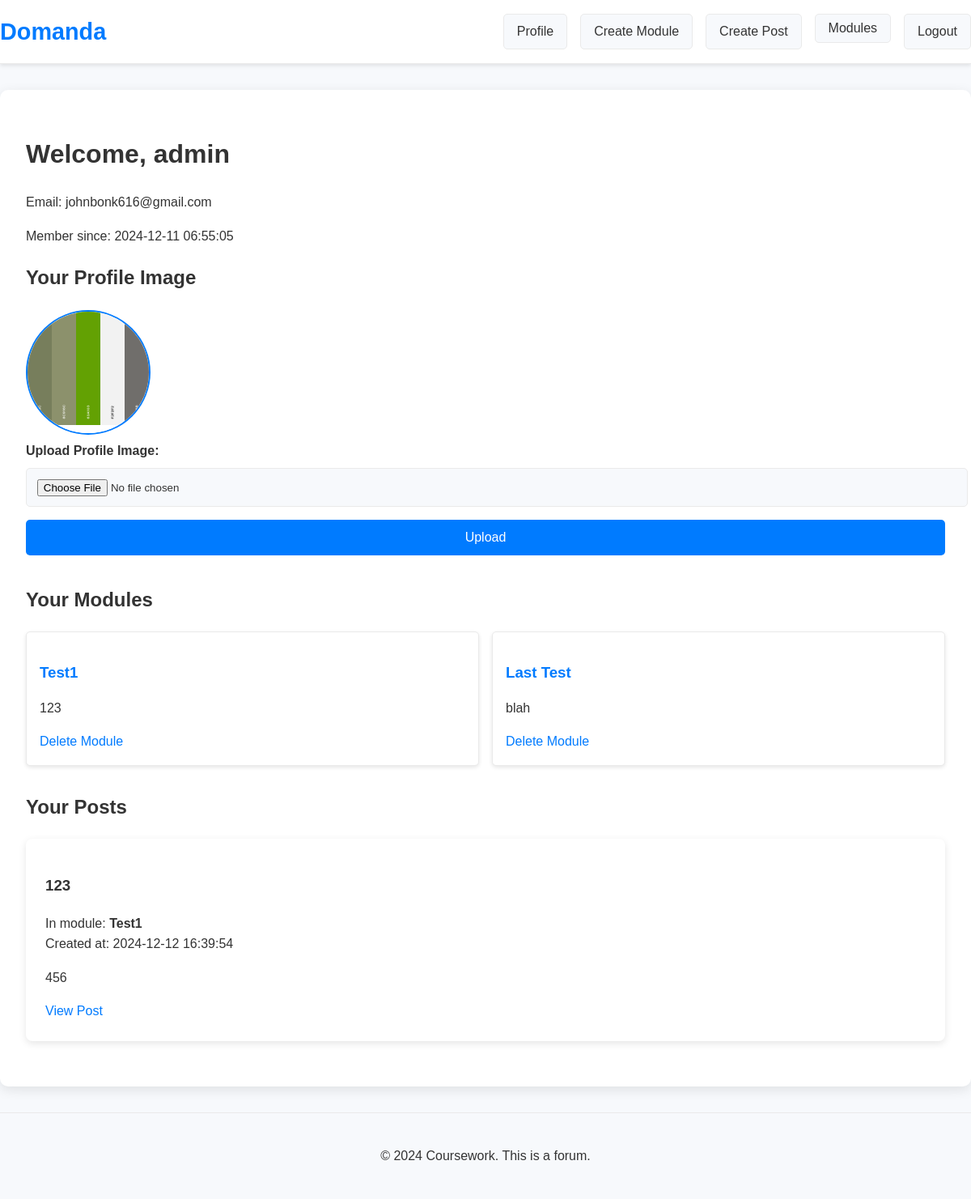
The app's page /profile.php (signed in) with its own data.
### tables this page shows
CREATE TABLE `users` (
  `id` int(11) NOT NULL,
  `username` varchar(50) NOT NULL,
  `password` varchar(255) NOT NULL,
  `email` varchar(100) NOT NULL,
  `created_at` timestamp NOT NULL DEFAULT current_timestamp(),
  `profile_image` varchar(255) DEFAULT NULL
);

CREATE TABLE `modules` (
  `id` int(11) NOT NULL,
  `user_id` int(11) NOT NULL,
  `name` varchar(255) NOT NULL,
  `description` text DEFAULT NULL,
  `created_at` timestamp NOT NULL DEFAULT current_timestamp()
);

CREATE TABLE `posts` (
  `id` int(11) NOT NULL,
  `user_id` int(11) NOT NULL,
  `title` varchar(255) NOT NULL,
  `content` text NOT NULL,
  `image_path` varchar(255) DEFAULT NULL,
  `created_at` timestamp NOT NULL DEFAULT current_timestamp(),
  `module_id` int(11) DEFAULT NULL
);

### profile.php (the view, shortened to what this page needs)
<?php
require 'db.php';
$stmt = $pdo->prepare("SELECT * FROM users WHERE id = ?");
$stmt->execute([$_SESSION['user_id']]);
$user = $stmt->fetch();
include 'header.php';
?>
<h1>Welcome, <?= htmlspecialchars($user['username']) ?></h1>
<p>Email: <?= htmlspecialchars($user['email']) ?></p>
<p>Member since: <?= $user['created_at'] ?></p>
<div class="profile-image-section">
    <h2>Your Profile Image</h2>
    <?php if (!empty($user['profile_image'])): ?>
        <img src="<?= htmlspecialchars($user['profile_image']) ?>" alt="Profile Image" class="profile-image">
    <?php else: ?>
        <p>No profile image set.</p>
    <?php endif; ?>
    <form method="POST" enctype="multipart/form-data">
        <label>Upload Profile Image:</label>
        <input type="file" name="profile_image" accept="image/*" required>
        <input type="submit" value="Upload">
    </form>
</div>
<h2>Your Modules</h2>
<?php
$stmt = $pdo->prepare("SELECT * FROM modules WHERE user_id = ?");
$stmt->execute([$_SESSION['user_id']]);
$modules = $stmt->fetchAll();
?>
<?php if (empty($modules)): ?>
    <p>You have not created any modules yet. <a href="create_module.php" class="button">Create a Module</a></p>
<?php else: ?>
    <div class="modules-list">
        <?php foreach ($modules as $module): ?>
            <div class="module">
                <h3><?= htmlspecialchars($module['name']) ?></h3>
                <p><?= nl2br(htmlspecialchars($module['description'])) ?></p>
                <a href="delete_module.php?module_id=<?= $module['id'] ?>"
                   class="button"
                   onclick="return confirm('Are you sure you want to delete this module? This will also delete all associated posts.');">
                    Delete Module
                </a>
            </div>
        <?php endforeach; ?>
    </div>
<?php endif; ?>
<h2>Your Posts</h2>
<?php
$stmt = $pdo->prepare("SELECT posts.*, modules.name AS module_name FROM posts
                       JOIN modules ON posts.module_id = modules.id
                       WHERE posts.user_id = ?
                       ORDER BY posts.created_at DESC");
$stmt->execute([$_SESSION['user_id']]);
$posts = $stmt->fetchAll();
?>
<?php if (empty($posts)): ?>
    <p>You have not created any posts yet. <a href="create_post.php" class="button">Create a Post</a></p>
<?php else: ?>
    <?php foreach ($posts as $post): ?>
        <div class="post">
            <h3><?= htmlspecialchars($post['title']) ?></h3>
            <p>
                In module: <strong><?= htmlspecialchars($post['module_name']) ?></strong><br>
                Created at: <?= $post['created_at'] ?>
            </p>
            <p><?= nl2br(htmlspecialchars($post['content'])) ?></p>
            <a href="view_post.php?post_id=<?= $post['id'] ?>" class="button">View Post</a>
        </div>
    <?php endforeach; ?>
<?php endif; ?>
<?php include 'footer.php'; ?>

### styles.css (style rules this page uses)
body { font-family: 'Arial', sans-serif; margin: 0; padding: 0; background: #f7f9fc; color: #333; line-height: 1.6; transition: background 0.3s ease, color 0.3s ease; }
a { color: #007bff; text-decoration: none; transition: color 0.3s ease; }
form label { display: block; margin-bottom: 0.5rem; font-weight: bold; color: #333; }
form input, form textarea, form select { width: 100%; padding: 0.8rem; margin-bottom: 1rem; border: 1px solid #eaeaea; border-radius: 5px; background: #f7f9fc; color: #333; transition: border 0.3s ease, box-shadow 0.3s ease; }
form input[type="submit"], button { background: #007bff; color: #fff; padding: 0.8rem 1.5rem; border: none; border-radius: 5px; cursor: pointer; font-size: 1rem; transition: background 0.3s ease, transform 0.2s ease; }
.post, .comment { background: #fff; color: #333; border-radius: 8px; box-shadow: 0 3px 10px rgba(0, 0, 0, 0.1); margin-bottom: 1.5rem; padding: 1.5rem; }
.modules-list { display: flex; flex-wrap: wrap; gap: 1rem; margin-bottom: 2rem; }
.module { flex: 1 1 calc(33.333% - 1rem); background: #fff; border: 1px solid #eaeaea; border-radius: 5px; padding: 1rem; box-shadow: 0 2px 5px rgba(0, 0, 0, 0.1); transition: transform 0.2s ease; }
.module h3 { color: #007bff; margin-bottom: 0.5rem; }
img { max-width: 100%; height: auto; }
.profile-image { width: 150px; height: 150px; border-radius: 50%; border: 2px solid #007bff; }

### records on screen
users: username "admin", email "johnbonk616@gmail.com", created_at "2024-12-11 06:55:05", profile_image (picture)
modules: name "Test1", description "123"
modules: name "Last Test", description "blah"
posts: title "123", module.name "Test1", created_at "2024-12-12 16:39:54", content "456"
